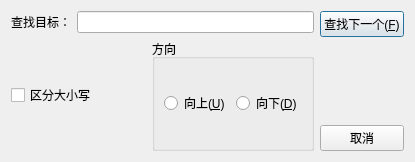
<?xml version="1.0" encoding="UTF-8"?>
<ui version="4.0">
 <class>FindDialog</class>
 <widget class="QDialog" name="FindDialog">
  <property name="geometry">
   <rect>
    <x>0</x>
    <y>0</y>
    <width>415</width>
    <height>162</height>
   </rect>
  </property>
  <property name="windowTitle">
   <string>查找</string>
  </property>
  <layout class="QHBoxLayout" name="horizontalLayout_4">
   <item>
    <layout class="QVBoxLayout" name="verticalLayout_2">
     <item>
      <layout class="QHBoxLayout" name="horizontalLayout">
       <item>
        <widget class="QLabel" name="label">
         <property name="text">
          <string>查找目标：</string>
         </property>
        </widget>
       </item>
       <item>
        <widget class="QLineEdit" name="Findtxt"/>
       </item>
      </layout>
     </item>
     <item>
      <layout class="QHBoxLayout" name="horizontalLayout_3">
       <item>
        <widget class="QCheckBox" name="cbCaseSensitive">
         <property name="text">
          <string>区分大小写</string>
         </property>
        </widget>
       </item>
       <item>
        <widget class="QGroupBox" name="groupBox">
         <property name="title">
          <string>方向</string>
         </property>
         <layout class="QHBoxLayout" name="horizontalLayout_2">
          <item>
           <widget class="QRadioButton" name="rbUp">
            <property name="text">
             <string>向上(&amp;U)</string>
            </property>
           </widget>
          </item>
          <item>
           <widget class="QRadioButton" name="rbDown">
            <property name="text">
             <string>向下(&amp;D)</string>
            </property>
           </widget>
          </item>
         </layout>
        </widget>
       </item>
      </layout>
     </item>
    </layout>
   </item>
   <item>
    <layout class="QVBoxLayout" name="verticalLayout">
     <item>
      <widget class="QPushButton" name="btFindNext">
       <property name="text">
        <string>查找下一个(&amp;F)</string>
       </property>
      </widget>
     </item>
     <item>
      <spacer name="verticalSpacer">
       <property name="orientation">
        <enum>Qt::Vertical</enum>
       </property>
       <property name="sizeHint" stdset="0">
        <size>
         <width>20</width>
         <height>40</height>
        </size>
       </property>
      </spacer>
     </item>
     <item>
      <widget class="QPushButton" name="btFindCancel">
       <property name="text">
        <string>取消</string>
       </property>
      </widget>
     </item>
    </layout>
   </item>
  </layout>
 </widget>
 <resources/>
 <connections/>
</ui>
